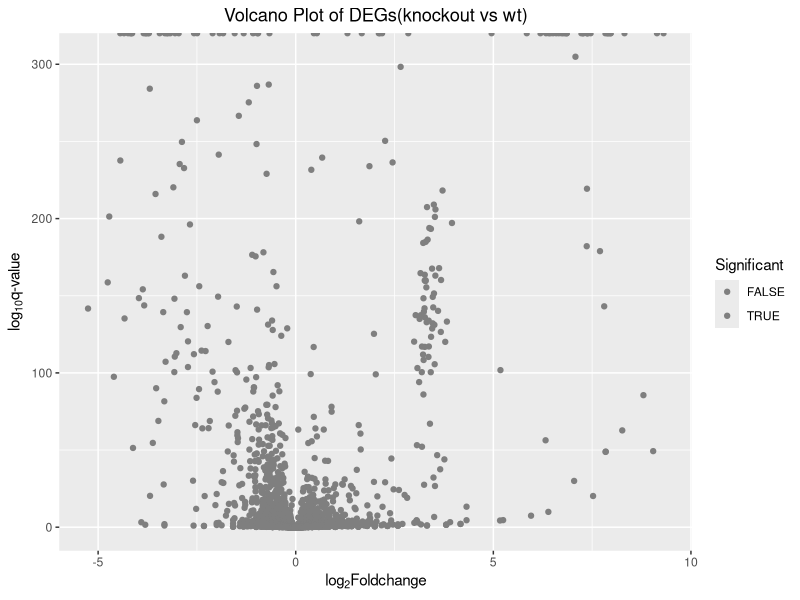

Recreate this plot in R.
count <- read.delim("output_score.txt", head=TRUE)
deg <- subset(count,select=c(GeneNames, log2fc, q.value), subset = (abs(log2fc) >=1 & q.value <= 0.001))
Significant <- count$GeneNames %in% deg$GeneNames

library(ggplot2)
p <- ggplot(count, aes(x = log2fc, y = -log10(q.value)))
p + geom_point(aes(colour=Significant)) +
	scale_color_manual(values = c('black','red'),
	                   breaks = c(0, 1),
	                   labels = c("FALSE", "TRUE")) +
	labs(title="Volcano Plot of DEGs(knockout vs wt)") +
    theme(plot.title = element_text(hjust = 0.5)) + 
	theme(plot.title = element_text(size = rel(1.2))) +
	ylab(expression(paste("log"[10], "q-value")))+
	xlab(expression(paste("log"[2], "Foldchange")))
